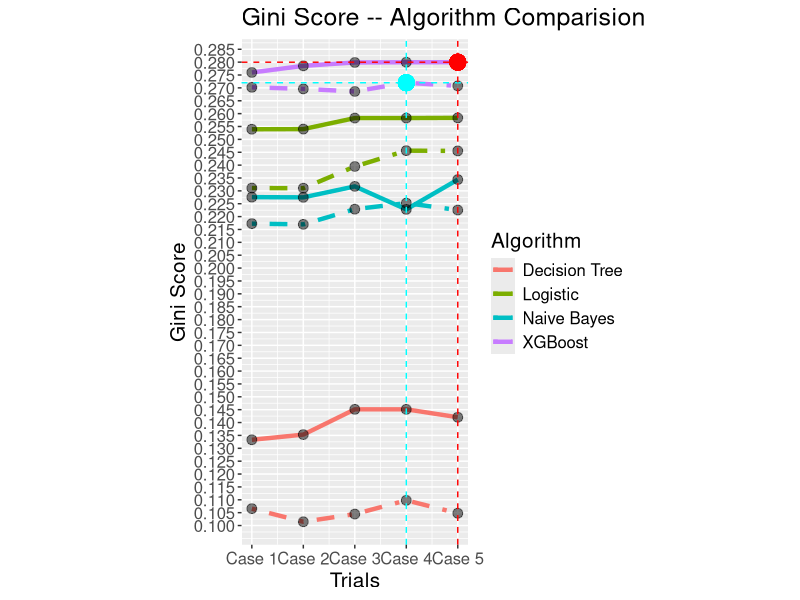

This figure's R source:
require(ggplot2)

df <- data.frame(Algo = c(0.2275614, 0.2274766, 0.2317357,0.2227995, 0.2343704)
                 ,Smote = c(0.2172669, 0.2169862, 0.2228861, 0.2252394,0.2225442)
                 ,Case = 1:5
                 ,Algorithm = 'Naive Bayes')

df <- rbind(df,data.frame(Algo = c(0.2539336, 0.2539953, 0.2582782, 0.2582789,0.2583550 )
                          ,Smote = c(0.2310864, 0.2310313, 0.2394668, 0.2456241,0.2455170 )
                          ,Case = 1:5
                          ,Algorithm = 'Logistic'))

df <- rbind(df,data.frame(Algo = c(0.1333116, 0.1353205, 0.1451361, 0.1451321,0.1420495)
                          ,Smote = c(0.1065553,0.1014633, 0.1044463, 0.109784,0.1047654)
                          ,Case = 1:5
                          ,Algorithm = 'Decision Tree'))

df <- rbind(df,data.frame(Algo = c(0.2759901, 0.2785579, 0.2798754, 0.2799664,0.2799788)
                 ,Smote = c(0.2702259, 0.2696111, 0.2686191, 0.2720016,0.2707761)
                 ,Case = 1:5
                 ,Algorithm = 'XGBoost'))





P <- ggplot(data = df) +
  geom_line(aes(Case,Algo, col = Algorithm), size = 1.5) +
  geom_point(aes(Case,Algo), size = 3, alpha = .5) +
  geom_line(aes(Case,Smote, col = Algorithm), size = 1.5, linetype = "dotdash") +
  geom_point(aes(Case,Smote), size = 3, alpha = .5) +
  theme(text = element_text(size=15)) +
  ylab('Gini Score') + xlab('Trials') +
  scale_y_continuous(breaks=seq(.1,.3,.005)) +
  scale_x_continuous(breaks=c(1:5), labels=c(paste('Case',1:5))) +
  coord_fixed(ratio = 50,expand = T) +
  ggtitle('Gini Score -- Algorithm Comparision') +
  
  geom_point(aes(y = df[which.max(df$Smote),"Smote"], x = df[which.max(df$Smote),"Case"]), size = 5, col = 'cyan') + 
  geom_hline(yintercept = df[which.max(df$Smote),"Smote"], linetype = "dashed", size = .5, col = 'cyan') + 
  geom_vline(xintercept = df[which.max(df$Smote),"Case"], linetype = "dashed", size = .5, col = 'cyan') +
  
  geom_point(aes(y = df[which.max(df$Algo),"Algo"], x = df[which.max(df$Algo),"Case"]), size = 5, col = 'red') + 
  geom_hline(yintercept = df[which.max(df$Algo),"Algo"], linetype = "dashed", size = .5, col = 'red') + 
  geom_vline(xintercept = df[which.max(df$Algo),"Case"], linetype = "dashed", size = .5, col = 'red')

ggsave(plot = P,filename = 'Allin1.png',width = 9,height = 16)
 